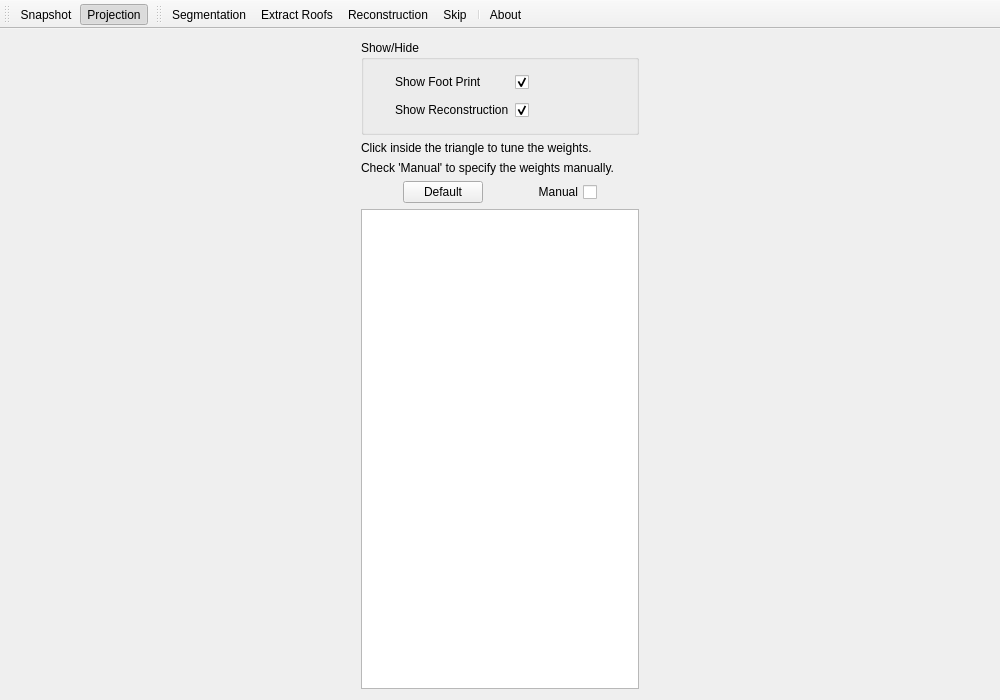
<?xml version="1.0" encoding="UTF-8"?>
<ui version="4.0">
 <class>FootPrintClass</class>
 <widget class="QMainWindow" name="FootPrintClass">
  <property name="geometry">
   <rect>
    <x>0</x>
    <y>0</y>
    <width>1000</width>
    <height>700</height>
   </rect>
  </property>
  <property name="sizePolicy">
   <sizepolicy hsizetype="Expanding" vsizetype="Expanding">
    <horstretch>0</horstretch>
    <verstretch>0</verstretch>
   </sizepolicy>
  </property>
  <property name="minimumSize">
   <size>
    <width>1000</width>
    <height>700</height>
   </size>
  </property>
  <property name="mouseTracking">
   <bool>true</bool>
  </property>
  <property name="focusPolicy">
   <enum>Qt::StrongFocus</enum>
  </property>
  <property name="windowTitle">
   <string>PolyFit</string>
  </property>
  <property name="iconSize">
   <size>
    <width>28</width>
    <height>28</height>
   </size>
  </property>
  <widget class="QWidget" name="centralWidget">
   <layout class="QHBoxLayout" name="horizontalLayout">
    <property name="leftMargin">
     <number>0</number>
    </property>
    <property name="topMargin">
     <number>0</number>
    </property>
    <property name="rightMargin">
     <number>0</number>
    </property>
    <property name="bottomMargin">
     <number>0</number>
    </property>
    <item>
     <widget class="QScrollArea" name="scrollArea">
      <property name="maximumSize">
       <size>
        <width>300</width>
        <height>16777215</height>
       </size>
      </property>
      <property name="frameShape">
       <enum>QFrame::NoFrame</enum>
      </property>
      <property name="widgetResizable">
       <bool>true</bool>
      </property>
      <widget class="QWidget" name="scrollAreaWidgetContents">
       <property name="geometry">
        <rect>
         <x>0</x>
         <y>0</y>
         <width>344</width>
         <height>622</height>
        </rect>
       </property>
       <layout class="QVBoxLayout" name="verticalLayout">
        <item>
         <widget class="QGroupBox" name="groupBox">
          <property name="title">
           <string>Show/Hide</string>
          </property>
          <layout class="QGridLayout" name="gridLayout">
           <item row="0" column="0">
            <spacer name="horizontalSpacer_8">
             <property name="orientation">
              <enum>Qt::Horizontal</enum>
             </property>
             <property name="sizeType">
              <enum>QSizePolicy::Fixed</enum>
             </property>
             <property name="sizeHint" stdset="0">
              <size>
               <width>20</width>
               <height>20</height>
              </size>
             </property>
            </spacer>
           </item>
           <item row="0" column="1">
            <widget class="QLabel" name="labelFootPrint">
             <property name="sizePolicy">
              <sizepolicy hsizetype="Preferred" vsizetype="Preferred">
               <horstretch>0</horstretch>
               <verstretch>0</verstretch>
              </sizepolicy>
             </property>
             <property name="minimumSize">
              <size>
               <width>75</width>
               <height>22</height>
              </size>
             </property>
             <property name="text">
              <string>Show Foot Print</string>
             </property>
            </widget>
           </item>
           <item row="0" column="3">
            <spacer name="horizontalSpacer_2">
             <property name="orientation">
              <enum>Qt::Horizontal</enum>
             </property>
             <property name="sizeType">
              <enum>QSizePolicy::Expanding</enum>
             </property>
             <property name="sizeHint" stdset="0">
              <size>
               <width>81</width>
               <height>20</height>
              </size>
             </property>
            </spacer>
           </item>
           <item row="1" column="2">
            <widget class="QCheckBox" name="checkBoxShowReconstruction">
             <property name="sizePolicy">
              <sizepolicy hsizetype="Fixed" vsizetype="Preferred">
               <horstretch>0</horstretch>
               <verstretch>0</verstretch>
              </sizepolicy>
             </property>
             <property name="minimumSize">
              <size>
               <width>0</width>
               <height>22</height>
              </size>
             </property>
             <property name="text">
              <string/>
             </property>
             <property name="checked">
              <bool>true</bool>
             </property>
            </widget>
           </item>
           <item row="1" column="1">
            <widget class="QLabel" name="labelReconstruction">
             <property name="sizePolicy">
              <sizepolicy hsizetype="Preferred" vsizetype="Preferred">
               <horstretch>0</horstretch>
               <verstretch>0</verstretch>
              </sizepolicy>
             </property>
             <property name="minimumSize">
              <size>
               <width>75</width>
               <height>22</height>
              </size>
             </property>
             <property name="text">
              <string>Show Reconstruction</string>
             </property>
            </widget>
           </item>
           <item row="1" column="0">
            <spacer name="horizontalSpacer_9">
             <property name="orientation">
              <enum>Qt::Horizontal</enum>
             </property>
             <property name="sizeType">
              <enum>QSizePolicy::Fixed</enum>
             </property>
             <property name="sizeHint" stdset="0">
              <size>
               <width>20</width>
               <height>20</height>
              </size>
             </property>
            </spacer>
           </item>
           <item row="1" column="3">
            <spacer name="horizontalSpacer_3">
             <property name="orientation">
              <enum>Qt::Horizontal</enum>
             </property>
             <property name="sizeType">
              <enum>QSizePolicy::Expanding</enum>
             </property>
             <property name="sizeHint" stdset="0">
              <size>
               <width>81</width>
               <height>20</height>
              </size>
             </property>
            </spacer>
           </item>
           <item row="0" column="2">
            <widget class="QCheckBox" name="checkBoxShowFootPrint">
             <property name="sizePolicy">
              <sizepolicy hsizetype="Fixed" vsizetype="Preferred">
               <horstretch>0</horstretch>
               <verstretch>0</verstretch>
              </sizepolicy>
             </property>
             <property name="minimumSize">
              <size>
               <width>0</width>
               <height>22</height>
              </size>
             </property>
             <property name="text">
              <string/>
             </property>
             <property name="checked">
              <bool>true</bool>
             </property>
            </widget>
           </item>
          </layout>
         </widget>
        </item>
        <item>
         <layout class="QVBoxLayout" name="verticalLayout_4">
          <property name="leftMargin">
           <number>0</number>
          </property>
          <property name="rightMargin">
           <number>0</number>
          </property>
          <item>
           <widget class="QLabel" name="label">
            <property name="text">
             <string>Click inside the triangle to tune the weights. </string>
            </property>
           </widget>
          </item>
          <item>
           <widget class="QLabel" name="label_2">
            <property name="text">
             <string>Check 'Manual' to specify the weights manually.</string>
            </property>
           </widget>
          </item>
          <item>
           <layout class="QHBoxLayout" name="horizontalLayout_3">
            <item>
             <spacer name="horizontalSpacer_6">
              <property name="orientation">
               <enum>Qt::Horizontal</enum>
              </property>
              <property name="sizeHint" stdset="0">
               <size>
                <width>10</width>
                <height>20</height>
               </size>
              </property>
             </spacer>
            </item>
            <item>
             <widget class="QPushButton" name="pushButtonDefaultWeight">
              <property name="text">
               <string>Default</string>
              </property>
             </widget>
            </item>
            <item>
             <spacer name="horizontalSpacer_7">
              <property name="orientation">
               <enum>Qt::Horizontal</enum>
              </property>
              <property name="sizeHint" stdset="0">
               <size>
                <width>40</width>
                <height>20</height>
               </size>
              </property>
             </spacer>
            </item>
            <item>
             <widget class="QCheckBox" name="checkBoxManualInputWeights">
              <property name="layoutDirection">
               <enum>Qt::RightToLeft</enum>
              </property>
              <property name="text">
               <string>Manual</string>
              </property>
             </widget>
            </item>
            <item>
             <spacer name="horizontalSpacer_5">
              <property name="orientation">
               <enum>Qt::Horizontal</enum>
              </property>
              <property name="sizeHint" stdset="0">
               <size>
                <width>10</width>
                <height>20</height>
               </size>
              </property>
             </spacer>
            </item>
           </layout>
          </item>
          <item>
           <layout class="QHBoxLayout" name="verticalLayoutWeights">
            <item>
             <layout class="QVBoxLayout" name="verticalLayout_3"/>
            </item>
           </layout>
          </item>
         </layout>
        </item>
        <item>
         <layout class="QVBoxLayout" name="layoutRenderer"/>
        </item>
        <item>
         <widget class="QPlainTextEdit" name="plainTextEditOutput">
          <property name="sizePolicy">
           <sizepolicy hsizetype="Expanding" vsizetype="Expanding">
            <horstretch>0</horstretch>
            <verstretch>0</verstretch>
           </sizepolicy>
          </property>
          <property name="minimumSize">
           <size>
            <width>0</width>
            <height>0</height>
           </size>
          </property>
          <property name="readOnly">
           <bool>true</bool>
          </property>
         </widget>
        </item>
       </layout>
      </widget>
     </widget>
    </item>
    <item>
     <layout class="QHBoxLayout" name="layoutCanvas"/>
    </item>
   </layout>
  </widget>
  <widget class="QToolBar" name="toolBarFile">
   <property name="windowTitle">
    <string>File</string>
   </property>
   <property name="iconSize">
    <size>
     <width>28</width>
     <height>28</height>
    </size>
   </property>
   <property name="toolButtonStyle">
    <enum>Qt::ToolButtonTextUnderIcon</enum>
   </property>
   <attribute name="toolBarArea">
    <enum>TopToolBarArea</enum>
   </attribute>
   <attribute name="toolBarBreak">
    <bool>false</bool>
   </attribute>
   <addaction name="actionSnapshot"/>
   <addaction name="actionProjectionMode"/>
  </widget>
  <widget class="QToolBar" name="toolBar">
   <property name="windowTitle">
    <string>toolBar</string>
   </property>
   <property name="toolButtonStyle">
    <enum>Qt::ToolButtonTextUnderIcon</enum>
   </property>
   <attribute name="toolBarArea">
    <enum>TopToolBarArea</enum>
   </attribute>
   <attribute name="toolBarBreak">
    <bool>false</bool>
   </attribute>
   <addaction name="actionSegmentation"/>
   <addaction name="actionExtractRoofs"/>
   <addaction name="actionReconstruction"/>
   <addaction name="actionSkip"/>
   <addaction name="separator"/>
   <addaction name="actionAbout"/>
  </widget>
  <action name="actionAbout">
   <property name="icon">
    <iconset resource="Resources/City3D.qrc">
     <normaloff>:/Resources/about.png</normaloff>:/Resources/about.png</iconset>
   </property>
   <property name="text">
    <string>About City3D</string>
   </property>
   <property name="iconText">
    <string>About</string>
   </property>
   <property name="toolTip">
    <string>About City3D</string>
   </property>
  </action>
  <action name="actionSnapshot">
   <property name="icon">
    <iconset resource="Resources/City3D.qrc">
     <normaloff>:/Resources/snap_shot.png</normaloff>:/Resources/snap_shot.png</iconset>
   </property>
   <property name="text">
    <string>Snapshot</string>
   </property>
   <property name="iconText">
    <string>Snapshot</string>
   </property>
  </action>
  <action name="actionSegmentation">
   <property name="icon">
    <iconset resource="Resources/City3D.qrc">
     <normaloff>:/Resources/step1.png</normaloff>:/Resources/step1.png</iconset>
   </property>
   <property name="text">
    <string>Segmentation</string>
   </property>
  </action>
  <action name="actionExtractRoofs">
   <property name="icon">
    <iconset resource="Resources/City3D.qrc">
     <normaloff>:/Resources/step2.png</normaloff>:/Resources/step2.png</iconset>
   </property>
   <property name="text">
    <string>Extract Roofs</string>
   </property>
  </action>
  <action name="actionReconstruction">
   <property name="icon">
    <iconset resource="Resources/City3D.qrc">
     <normaloff>:/Resources/step3.png</normaloff>:/Resources/step3.png</iconset>
   </property>
   <property name="text">
    <string>Reconstruction</string>
   </property>
  </action>
  <action name="actionProjectionMode">
   <property name="checkable">
    <bool>true</bool>
   </property>
   <property name="checked">
    <bool>true</bool>
   </property>
   <property name="icon">
    <iconset resource="Resources/City3D.qrc">
     <normaloff>:/Resources/perspective.png</normaloff>:/Resources/perspective.png</iconset>
   </property>
   <property name="text">
    <string>Perspective/Orthographic</string>
   </property>
   <property name="iconText">
    <string>Projection</string>
   </property>
   <property name="toolTip">
    <string>Switch between perspective and orthographic projection</string>
   </property>
  </action>
  <action name="actionSkip">
   <property name="icon">
    <iconset resource="Resources/City3D.qrc">
     <normaloff>:/Resources/skip.png</normaloff>:/Resources/skip.png</iconset>
   </property>
   <property name="text">
    <string>Skip</string>
   </property>
  </action>
 </widget>
 <layoutdefault spacing="6" margin="11"/>
 <tabstops>
  <tabstop>scrollArea</tabstop>
  <tabstop>checkBoxShowFootPrint</tabstop>
  <tabstop>checkBoxShowReconstruction</tabstop>
  <tabstop>plainTextEditOutput</tabstop>
 </tabstops>
 <resources>
  <include location="Resources/City3D.qrc"/>
 </resources>
 <connections/>
</ui>
